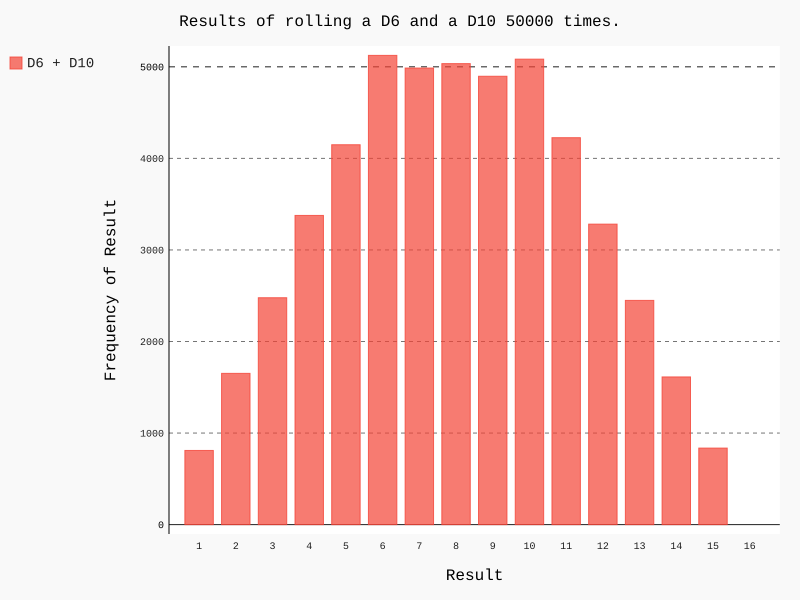

Generate this figure with Python:
from die import Die
import pygal

die_1 = Die()
die_2 = Die(10)

results = []
for roll_num in range(50000):
    result = die_1.roll() + die_2.roll()
    results.append(result)
frequencies = []
max_result = die_1.num_sides + die_2.num_sides
for value in range(2, max_result+1):
    frequency = results.count(value)
    frequencies.append(frequency)

hist = pygal.Bar()
hist.title = "Results of rolling a D6 and a D10 50000 times."
hist.x_labels = ['1', '2', '3', '4', '5', '6', '7', '8', '9', '10', '11', '12', '13', '14', '15', '16']
hist.x_title = "Result"
hist.y_title = "Frequency of Result"

hist.add('D6 + D10', frequencies)
hist.render_to_file('die_visual.svg')
